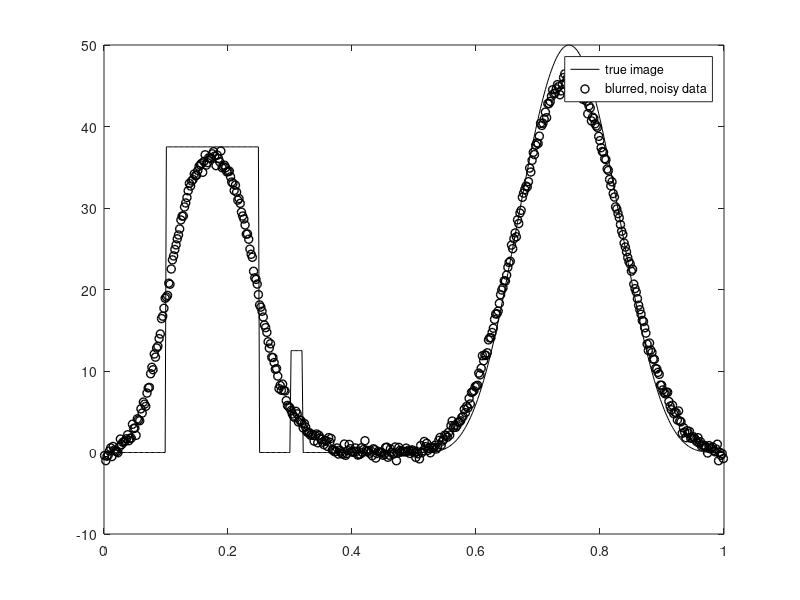

Source code (MATLAB): (Note: this script raises an error after producing the figure.)
%  
%  Adaptive Metropolis for sampling from the marginal p(lambda,delta|b).
%  1d image deblurring with zero BCs. 
%
%  Once the samples are computed, the sample mean is used as an estimator 
%  of the unknown image and empirical quantiles are used to compute 95%
%  credibility intervals for each unknown. 
%
%  The Geweke test is used to determine whether the chain, after burnin, 
%  is in equilibrium, and the integrated auto correlated time and essential 
%  sample size are estimated as described in Chapter 5. 
% 
%  written by John Bardsley 2016.
%
%  This code was used to generate figures in Chapter 5. 
clear all, close all
path(path,'../Functions');
n       = 512; % No. of grid points
h       = 1/n;
t       = [h/2:h:1-h/2]';
sig     = .05; % Kernel width parameter
kernel  = (1/sqrt(pi)/sig) * exp(-(t-h/2).^2/sig^2);
A       = toeplitz(kernel)*h;

% Set up true solution x_true and data b = A*x_true + error.
x_true  = 50*(.75*(.1<t&t<.25) + .25*(.3<t&t<.32) + (.5<t&t<1).*sin(2*pi*t).^4);
Ax      = A*x_true;
err_lev = 2; % Percent error in data
sigma   = err_lev/100 * norm(Ax) / sqrt(n);
eta     =  sigma * randn(n,1);
b       = Ax + eta;
m       = length(b);
% Plot the measurements.
figure(1),
plot(t,x_true,'k',t,b,'ko','LineWidth',1)
legend('true image','blurred, noisy data')

%% Next, sample from the marginal density using adaptive Metropolis.
% Prior precision matrix: negative second derivative with zero BCs.
L = spdiags([-ones(n,1) 2*ones(n,1) -ones(n,1)],[-1 0 1],n,n);
% Define the structure array and function for evaluating the negative log  
% of the marginal density.
p_params.AtA = A'*A;
p_params.Atb = A'*b;
p_params.btb = b'*b;
p_params.m   = m;
p_params.n   = n;
p_params.L   = L;
% hyperpriors: lambda~Gamma(a0,1/t0), delta~Gamma(a1,1/t1)
p_params.a0  = 1;
p_params.t0  = 1e-4;
p_params.a1  = 1;
p_params.t1  = 1e-4;
neglog_p     = 'neglog_marginal_1d';

% MCMC sampling using adaptive Metropolis (AM).
lamdel            = [5.2;0.12];
nsamps            = 10000;
C                 = 0.01*eye(2,2);
adapt_int         = 100;
prop_flag         = 1; % enter 0 for normal & 1 for a lognormal proposal
[lamdel_chain,acc_rate] = AM(lamdel,neglog_p,p_params,prop_flag,nsamps,C,adapt_int);

% Output for (lambda,delta)-chain using sample_plot: ACF, IACT, Geweke test
nburnin      = nsamps/10; 
names        = cell(2,1);
names{1}     = '\lambda';
names{2}     = '\delta';
fignum       = 2;
[taux,acfun] = sample_plot(lamdel_chain(:,nburnin+1:end),names,fignum);
% Plot the autocorrelations functions together.
[~,nacf] = size(acfun);
figure(5)
plot([1:nacf],acfun(1,:),'k',[1:nacf],acfun(2,:),'k--','LineWidth',2)
axis([1,nacf,0,1])
title('ACFs for \lambda and \delta.')
legend(['\tau_{\rm int}(\lambda)=',num2str(taux(1))],['\tau_{\rm int}(\delta)=',num2str(taux(2))])
